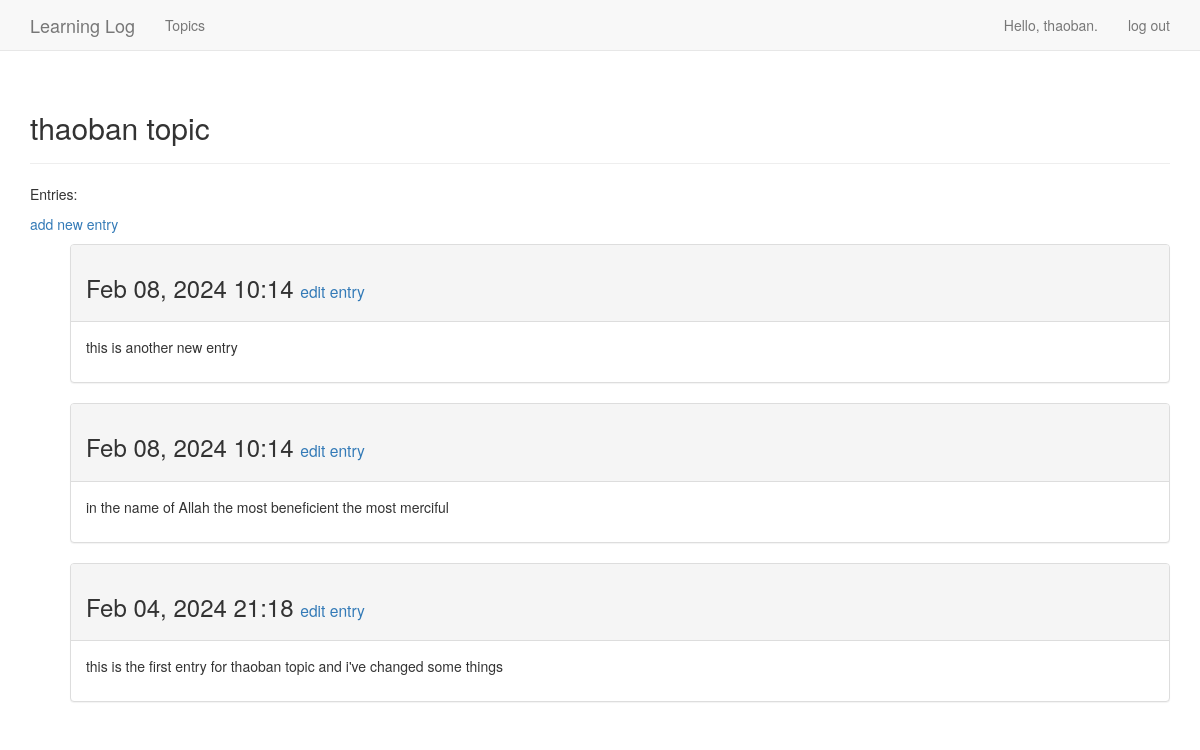
Screenshot of /topics/8 (signed in) with the database file from the repository.
### learning_logs/models.py (models this page shows, shortened)
class Topic(models.Model):
    text = models.CharField(max_length=200)
    date_added = models.DateTimeField(auto_now_add=True)
    owner = models.ForeignKey(User, on_delete=models.CASCADE)
    def __str__(self):
        return self.text

class Entry(models.Model):
    topic = models.ForeignKey(Topic, on_delete=models.CASCADE)
    text = models.TextField()
    date_added = models.DateTimeField(auto_now_add=True)
    class Meta:
        verbose_name_plural = 'entries'

### learning_logs/views.py (the view)
# urls.py: path("topics/<topic_id>", views.topic, name="topic"),
@login_required
def topic(request, topic_id):
    topic = Topic.objects.get(id=topic_id)
    if topic.owner != request.user:
        raise Http404
    entries = topic.entry_set.order_by('-date_added')
    context = {'topic':topic, 'entries':entries}
    return render(request, 'learning_logs/topic.html', context)

### learning_logs/templates/learning_logs/topic.html (shortened to what this page needs)
{% extends "learning_logs/base.html" %}
{% block header %}
 <h2>{{ topic }}</h2>
{% endblock header %}
    {% block content %}
    <p>Entries:</p>
    <p>
        <a href="{% url 'new_entry' topic.id %}">add new entry</a>
    </p>
    <ul>
        {% for entry in entries %}
            <div class="panel panel-default">
                <div class="panel-heading">
                    <h3>
                        {{ entry.date_added|date:'M d, Y H:i' }}
                        <small>
                            <a href="{% url 'edit_entry' entry.id %}"> edit entry</a>
                        </small>
                    </h3>
                </div>
                <div class="panel-body">
                    {{ entry.text|linebreaks }}
                </div>
            </div>
        {% empty %}
            There are no entries for this project yet!
        {% endfor %}
    </ul>
    {% endblock content %}

### learning_logs/templates/learning_logs/base.html (shortened to what this page needs)
{% load bootstrap3 %}
<!DOCTYPE html>
<html lang="en">
<head>
    {% bootstrap_css %}
</head>
<body>
    <nav class="navbar navbar-default navbar-static-top">
        <div class="container">
            <div class="navbar-header">
                <a class="navbar-brand" href="{% url 'index' %}">
                    Learning Log</a>
            </div>
            <div id="navbar" class="navbar-collapse collapse">
                <ul class="nav navbar-nav">
                    <li><a href="{% url 'topics' %}">Topics</a></li>
                </ul>
                <ul class="nav navbar-nav navbar-right">
                    {% if user.is_authenticated %}
                        <li><a>Hello, {{ user.username }}.</a></li>
                        <li><a href="{% url 'logout' %}">log out</a></li>
                    {% else %}
                        <li><a href="{% url 'register' %}">register</a></li>
                        <li><a href="{% url 'login' %}">log in</a></li>
                    {% endif %}
                </ul>
            </div>
        </div>
    </nav>
    <div class="container">
        <div class="page-header">
            {% block header %}{% endblock header %}
        </div>
        <div>
            {% block content %}{% endblock content %}
        </div>
    </div>
</body>
</html>

### rows the page displays
Topic: text "thaoban topic"
Entry: date_added "Feb 08, 2024 10:14", text "this is another new entry"
Entry: date_added "Feb 08, 2024 10:14", text "in the name of Allah the most beneficient the most merciful"
Entry: date_added "Feb 04, 2024 21:18", text "this is the first entry for thaoban topic and i've changed some things"

### other values shown
{{ user.username }} "thaoban"
